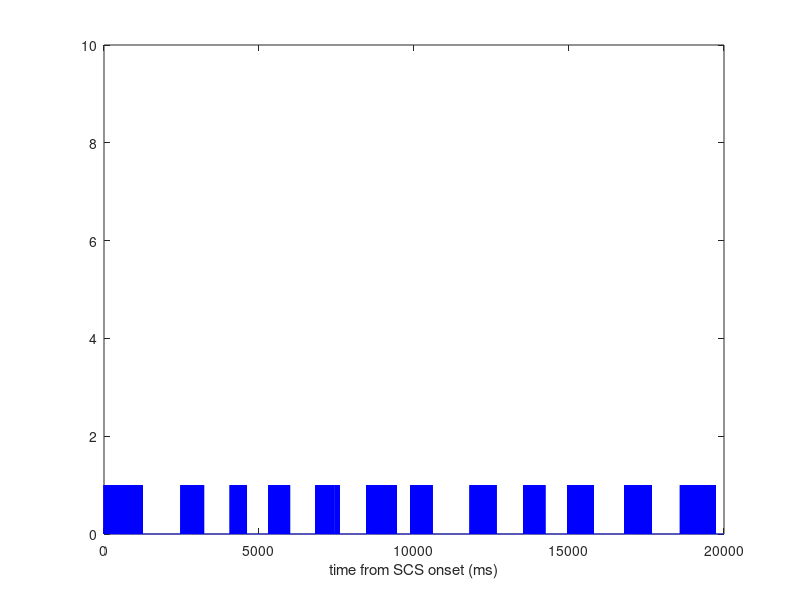
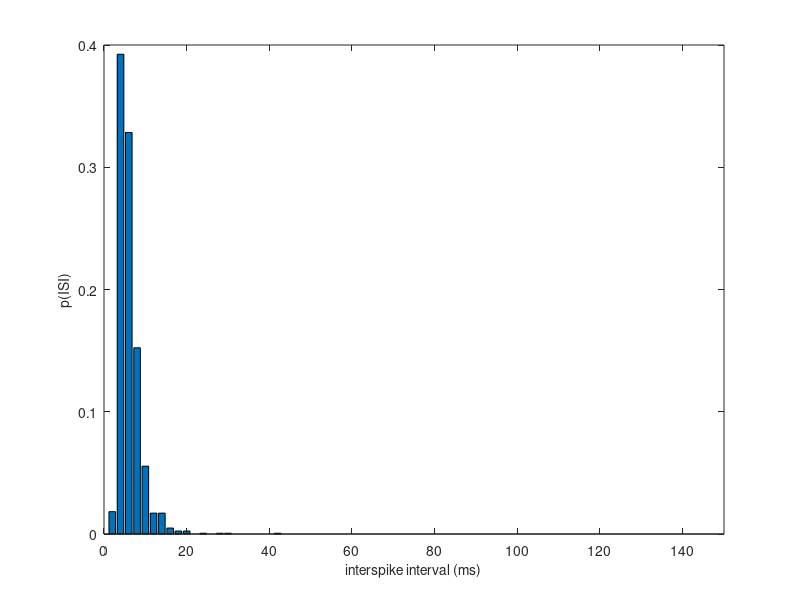
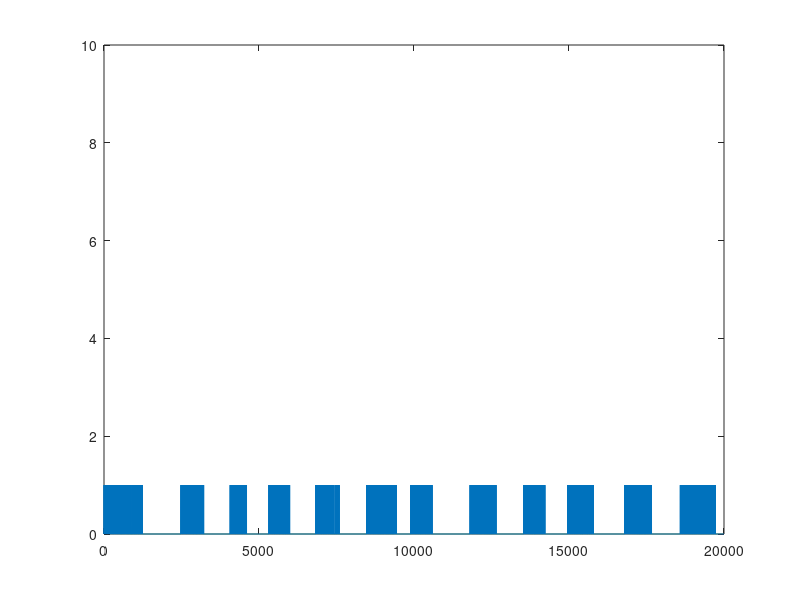

The MATLAB source for these figures, in order:
%% The SCS abstract model for 500 Hz including noise - In this code fast AHP, ADP and slow AHP mechanisms are considered. 
clc
clear all
close all



%%

% 
% % 6 parameters
% step_size= 0.003;        % step size for slow AHP   
% sAHP_tau=1000 ;          % slow AHP time constant
% 
% fAHP_amp=-0.8 ;          % fast AHP amplitude
% fAHP_tau=6 ;             % fast AHP time constant
% 
% ADP_amp=0.5 ;            % ADP amplitude
% ADP_tau=40 ;             % ADP time constant
% 
% 
% 
% 
% T=0:1:100  ;
% 
% Fast_AHP= fAHP_amp*exp(-T/fAHP_tau);     % fast AHP exponential function
% ADP= ADP_amp* exp(-T/ADP_tau)   ;        % ADP exponential function
% 
% C= Fast_AHP+ADP ; 
% 
% 
% 
% plot(T, C , 'LineWidth' , 2)






%%

t=20000 ;  % time of stimulation (ms)

sigma=0.05 ;   % sigma for Guassian noise

spike=zeros(1,t) ;

threshold= 0  ;          % threshold is updated based on slow AHP

for i=1:2:t
    
r(1,i)=normrnd(threshold,sigma)     ;    % first step: a random number with guassian distribution is chosen , if the number>threshold => spike , otherwise no spike

if r(1,i) > threshold
    spike(1,i) = 1 ;
     s=i ;
    
    break
  
end
end


T=2 ;                     % time since last spike

% 6 parameters
step_size= 0.002;        % step size for slow AHP   
sAHP_tau=1200 ;          % slow AHP time constant

fAHP_amp=-0.7 ;          % fast AHP amplitude
fAHP_tau=2 ;             % fast AHP time constant

ADP_amp=0.3 ;            % ADP amplitude
ADP_tau=40 ;             % ADP time constant


a=step_size ;

for i=s+2:2:t
  
Fast_AHP= fAHP_amp*exp(-T/fAHP_tau);     % fast AHP exponential function
ADP= ADP_amp* exp(-T/ADP_tau)   ;        % ADP exponential function
slow_AHP= a* exp(-T/sAHP_tau)   ;        % slow AHP exponential function
threshold=slow_AHP ;
%threshold= normrnd(threshold,sigma) ;   % noisy threshold


C= Fast_AHP+ADP ;           % Combined fast AHP and ADP
C= normrnd(C,sigma)     ;   % noisy 

%C ;
  
    if   C > threshold
          spike(1,i)= 1 ;
          a= slow_AHP+ step_size ;
          T= 2 ;
          
    else
        spike(1,i)= 0 ;  
        T=T+2  ;
       
    end 
    
end 

% plotting spike pattern 
figure
plot(1:t , spike , 'b')                                  
ylim([0 10])
xlabel('time from SCS onset (ms)')





%% Calculating interspike interval

j=1 ;

for i=1:t                                                    
    if spike(1,i)==1
        v(1,j)=i ;
        j=j+1 ;
    end

end


j=1 ;


for i=1:(length(v)-1)

    ISI(1,j)=v(1,i+1)-v(1,i) ;      % ISI: interspike interval
    j=j+1 ;
end



%%  ISI histogram


x = unique(ISI)   ;    % temp vector of vals
ISI = sort(ISI)    ;     % sorted input aligns with temp (lowest to highest)
p = zeros(size(x)); % vector for freqs
% frequency for each value
for i = 1:length(x)
    p(i) = (sum(ISI == x(i)))/ (length(ISI)) ;
end
x ;
%p ;
%sum(p)
width=0.2 ;
%subplot(2,1,2) ;
figure
bar(x,p )
xlim([0 150])
xlabel('interspike interval (ms)' , 'FontSize', 10)
ylabel('p(ISI)' , 'FontSize', 10)

%%

 N10=ISI ;
 N='N10.mat' ;
 save(N) 

%%
SPIKE(:,1)=spike ;
%%
 %xlswrite('Workbook.xlsx',spike)
figure
plot(1:20000,SPIKE)
ylim([0 10])
